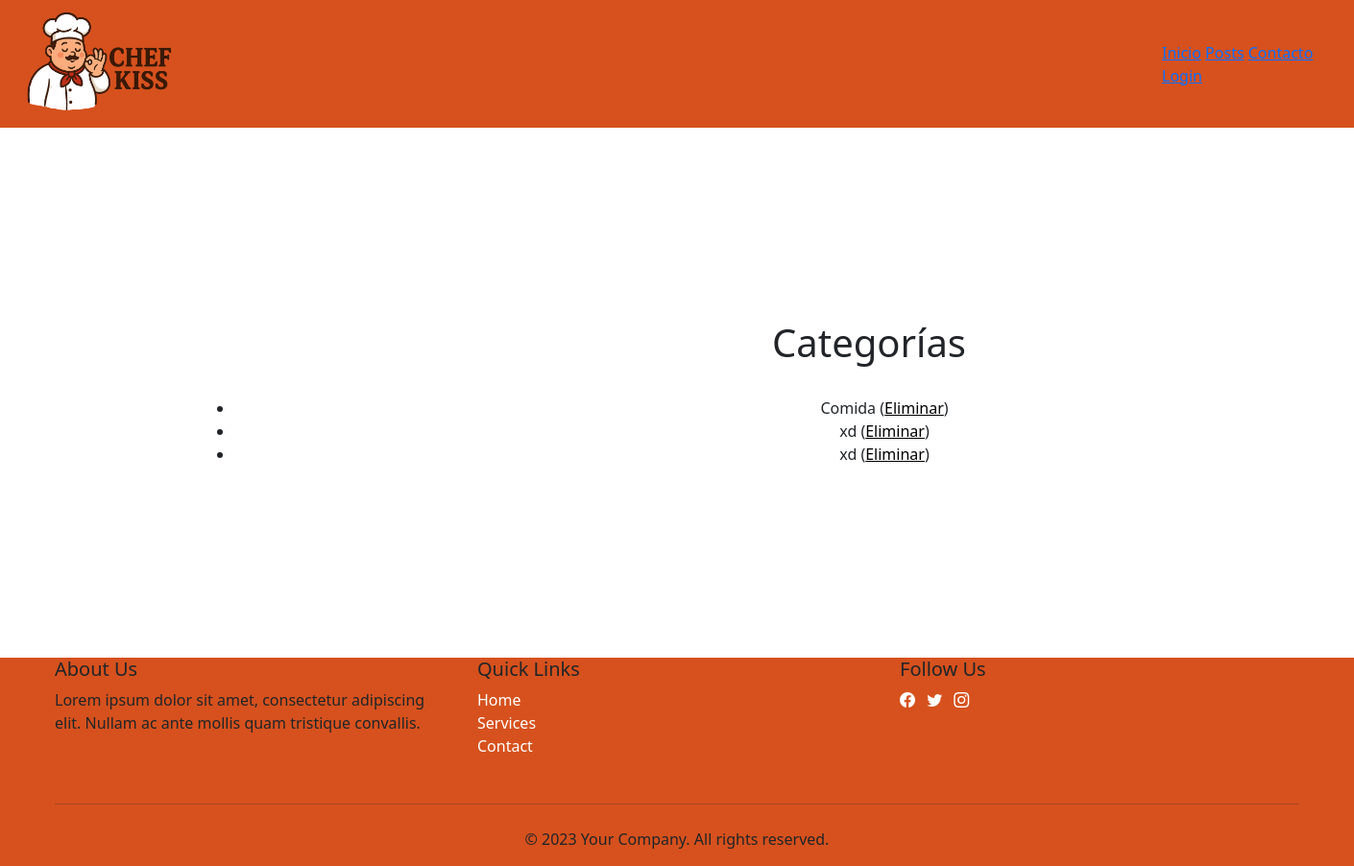
The app's page /categoria/ with its own data.
### apps/posts/models.py (models this page shows, shortened)
class Categoria(models.Model):
    nombre = models.CharField(max_length=30,null=False)

### apps/posts/views.py (the view)
# urls.py: path('categoria/', CategoriaListView.as_view(), name = 'categoria_list'),
class CategoriaListView(ListView):
     model= Categoria
     template_name = 'posts/categoria_list.html'
     context_object_name = 'categorias'

### templates/posts/categoria_list.html
{%extends 'base.html'%}
{% block contenido %}
<center>
    <div class="container-fluid" style="margin:200px;">
    <h1>Categorías</h1>
    <br>
    <ul>
        {% for categoria in categorias %}
        <li>{{categoria.nombre}}
        (<a style="color:black;" href="{% url 'apps.posts:categoria_delete' pk=categoria.pk %}">Eliminar</a>)
        </li>
        {% empty %}
        <li>No hay categorias</li>
        {% endfor %}
    </ul>
    </div>
</center>
{% endblock %}

### records on screen
Categoria: nombre "Comida"
Categoria: nombre "xd"
Categoria: nombre "xd"
